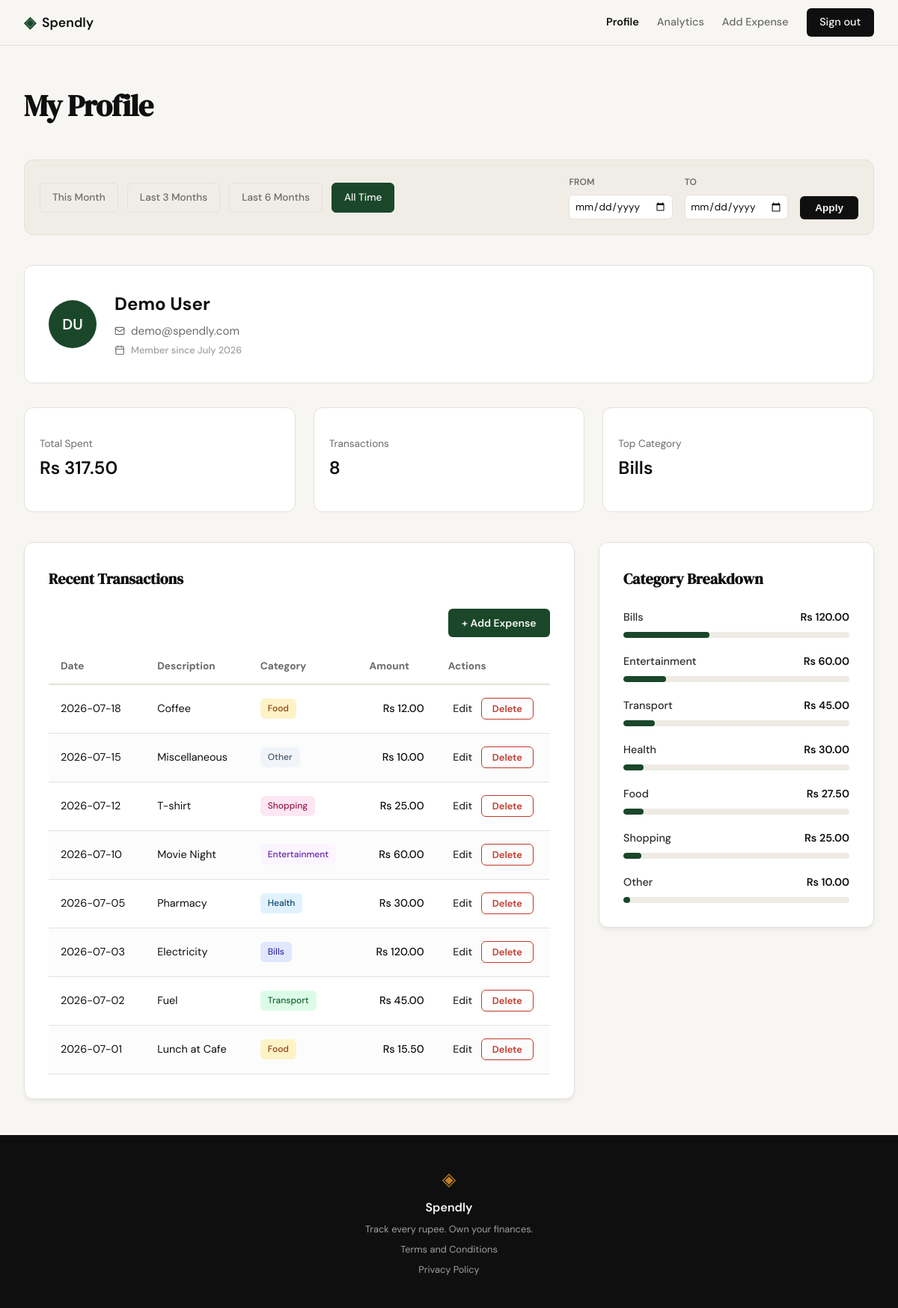
Screenshot of /profile (signed in) with the database file from the repository.
### tables this page shows
CREATE TABLE users (
                id INTEGER PRIMARY KEY AUTOINCREMENT,
                name TEXT NOT NULL,
                email TEXT UNIQUE NOT NULL,
                password_hash TEXT NOT NULL,
                created_at TEXT DEFAULT (datetime('now'))
            );

CREATE TABLE expenses (
                id INTEGER PRIMARY KEY AUTOINCREMENT,
                user_id INTEGER NOT NULL,
                amount REAL NOT NULL,
                category TEXT NOT NULL,
                date TEXT NOT NULL,
                description TEXT,
                created_at TEXT DEFAULT (datetime('now')),
                FOREIGN KEY (user_id) REFERENCES users (id)
            );

### app.py (the view, shortened to what this page needs)
@app.route("/profile")
def profile():
    if not session.get("user_id"):
        flash("Please log in to access your profile.", "error")
        return redirect(url_for("login"))
    user_id = session["user_id"]
    date_from = request.args.get("date_from")
    date_to = request.args.get("date_to")
    validated_from = None
    validated_to = None
    today = datetime.now().date()
    presets = {
        "this_month": {
            "label": "This Month",
            "from": datetime(today.year, today.month, 1).date(),
            "to": today
        },
        "last_3_months": {
            "label": "Last 3 Months",
            "from": today - timedelta(days=90), # Approx 3 months
            "to": today
        },
        "last_6_months": {
            "label": "Last 6 Months",
            "from": today - timedelta(days=180), # Approx 6 months
            "to": today
        },
        "all_time": {
            "label": "All Time",
            "from": None,
            "to": None
        }
    }
    user_info = get_user_by_id(user_id)
    if not user_info:
        flash("User profile not found.", "error")
        return redirect(url_for("login"))
    stats = get_summary_stats(user_id, date_from=validated_from, date_to=validated_to)
    txs = get_recent_transactions(user_id, date_from=validated_from, date_to=validated_to)
    cats = get_category_breakdown(user_id, date_from=validated_from, date_to=validated_to)
    profile_data = {
        "user": {
            "name": user_info["name"],
            "email": user_info["email"],
            "initials": "".join([n[0].upper() for n in user_info["name"].split()]),
            "joined": user_info["member_since"]
        },
        "stats": {
            "total_spent": f"Rs {stats['total_spent']:,.2f}",
            "tx_count": stats["transaction_count"],
            "top_category": stats["top_category"]
        },
        "transactions": [
            {
                "id": tx["id"],
                "date": tx["date"],
                "desc": tx["desc"],
                "category": tx["category"],
                "amount": f"Rs {tx['amount']:,.2f}"
            }
            for tx in txs
        ],
        "categories": [
            {
                "name": cat["name"],
                "amount": f"Rs {cat['amount']:,.2f}",
                "percent": cat["pct"]
            }
            for cat in cats
        ]
    }
    return render_template("profile.html", profile=profile_data, date_from=validated_from, date_to=validated_to, presets=presets)

### database/db.py (called while the page is built)
def get_db():
    conn = sqlite3.connect(DB_PATH)
    conn.row_factory = sqlite3.Row
    conn.execute("PRAGMA foreign_keys = ON")
    return conn

### database/queries.py (called while the page is built)
def get_user_by_id(user_id):
    with get_db() as conn:
        row = conn.execute('SELECT name, email, created_at FROM users WHERE id = ?', (user_id,)).fetchone()
        if not row:
            return None
        try:
            dt = datetime.strptime(row['created_at'], '%Y-%m-%d %H:%M:%S')
            member_since = dt.strftime('%B %Y')
        except (ValueError, TypeError):
            member_since = "Unknown"
        return {
            "name": row['name'],
            "email": row['email'],
            "member_since": member_since
        }

### templates/profile.html (shortened to what this page needs)
{% extends "base.html" %}
{% block content %}
<div class="profile-container">
    <header class="profile-header">
        <h1 class="profile-title">My Profile</h1>
    </header>
    <section class="profile-filter-bar">
        <div class="filter-presets">
            {% for id, preset in presets.items() %}
            <a href="{{ url_for('profile', date_from=preset.from, date_to=preset.to) }}"
               class="filter-btn {{ 'active' if (date_from == preset.from and date_to == preset.to) else '' }}">
                {{ preset.label }}
            </a>
            {% endfor %}
        </div>
        <form class="filter-custom-range" method="GET" action="{{ url_for('profile') }}">
            <div class="input-group">
                <label for="date_from">From</label>
                <input type="date" id="date_from" name="date_from" value="{{ date_from or '' }}">
            </div>
            <div class="input-group">
                <label for="date_to">To</label>
                <input type="date" id="date_to" name="date_to" value="{{ date_to or '' }}">
            </div>
            <button type="submit" class="btn-apply">Apply</button>
        </form>
    </section>
    <section class="profile-user-card">
        <div class="user-info-wrapper">
            <div class="avatar-circle">
                {{ profile.user.initials }}
            </div>
            <div class="user-details">
                <h2 class="user-name">{{ profile.user.name }}</h2>
                <div class="user-email-row">
                    <i data-lucide="mail" class="inline-icon"></i>
                    <span class="user-email">{{ profile.user.email }}</span>
                </div>
                <div class="user-meta-row">
                    <i data-lucide="calendar" class="inline-icon"></i>
                    <span class="user-meta">Member since {{ profile.user.joined }}</span>
                </div>
            </div>
        </div>
    </section>
    <section class="profile-stats-row">
        <div class="summary-card">
            <div class="stat-content">
                <span class="stat-label">Total Spent</span>
                <span class="stat-value">{{ profile.stats.total_spent }}</span>
            </div>
        </div>
        <div class="summary-card">
            <div class="stat-content">
                <span class="stat-label">Transactions</span>
                <span class="stat-value">{{ profile.stats.tx_count }}</span>
            </div>
        </div>
        <div class="summary-card">
            <div class="stat-content">
                <span class="stat-label">Top Category</span>
                <span class="stat-value">{{ profile.stats.top_category }}</span>
            </div>
        </div>
    </section>
    <div class="profile-grid">
        <section class="profile-section">
            <div class="dashboard-card">
                <h3 class="section-title">Recent Transactions</h3>
                <div class="table-actions">
                    <a href="{{ url_for('add_expense') }}" class="btn-add-expense">+ Add Expense</a>
                </div>
                <div class="table-responsive">
                    <table class="dashboard-table">
                        <thead>
                            <tr>
                                <th>Date</th>
                                <th>Description</th>
                                <th>Category</th>
                                <th class="text-right">Amount</th>
                                <th class="text-center">Actions</th>
                            </tr>
                        </thead>
                        <tbody>
                            {% for tx in profile.transactions %}
                            <tr>
                                <td>{{ tx.date }}</td>
                                <td>{{ tx.desc }}</td>
                                <td>
                                    <span class="category-badge badge-{{ tx.category|lower }}">
                                        {{ tx.category }}
                                    </span>
                                </td>
                                <td class="text-right amount">{{ tx.amount }}</td>
                                <td class="text-center">
                                    <div class="actions-row">
                                        <a href="{{ url_for('edit_expense', id=tx.id) }}" class="action-link-edit">Edit</a>
                                        <form action="{{ url_for('delete_expense', id=tx.id) }}" method="POST" class="inline-form">
                                            <button type="submit" class="action-btn-delete" onclick="return confirm('Delete this expense?')">
                                                Delete
                                            </button>
                                        </form>
                                    </div>
                                </td>
                            </tr>
                            {% endfor %}
                        </tbody>
                    </table>
                </div>
            </div>
        </section>
        <section class="profile-section">
            <div class="dashboard-card">
                <h3 class="section-title">Category Breakdown</h3>
                <div class="category-list">
                    {% for cat in profile.categories %}
                    <div class="category-item">
                        <div class="category-info">
                            <span class="cat-name">{{ cat.name }}</span>
                            <span class="cat-amount">{{ cat.amount }}</span>
                        </div>
                        <div class="progress-bar-container">
                            <div class="progress-bar" style="width: {{ cat.percent }}%;"></div>
                        </div>
                    </div>
                    {% endfor %}
                </div>
            </div>
        </section>
    </div>
</div>
{% endblock %}

### rows the page displays
users: user.name "Demo User", user.email "demo@spendly.com"
expenses: stats.top_category "Bills", date "2026-07-03", desc "Electricity", category "Bills", amount "Rs 120.00"
expenses: date "2026-07-18", desc "Coffee", category "Food", amount "Rs 12.00"
expenses: date "2026-07-15", desc "Miscellaneous", category "Other", amount "Rs 10.00"
expenses: date "2026-07-12", desc "T-shirt", category "Shopping", amount "Rs 25.00"
expenses: date "2026-07-10", desc "Movie Night", category "Entertainment", amount "Rs 60.00"
expenses: date "2026-07-05", desc "Pharmacy", category "Health", amount "Rs 30.00"
expenses: date "2026-07-02", desc "Fuel", category "Transport", amount "Rs 45.00"
expenses: date "2026-07-01", desc "Lunch at Cafe", category "Food", amount "Rs 15.50"

### other values shown
{{ preset.label }} "This Month" "Last 3 Months" "Last 6 Months" "All Time"
{{ profile.user.initials }} "DU"
{{ profile.user.joined }} "July 2026"
{{ profile.stats.total_spent }} "Rs 317.50"
{{ profile.stats.tx_count }} "8"
{{ cat.name }} "Bills" "Entertainment" "Transport" "Health" "Food" "Shopping" "Other"
{{ cat.amount }} "Rs 120.00" "Rs 60.00" "Rs 45.00" "Rs 30.00" "Rs 27.50" "Rs 25.00" "Rs 10.00"
